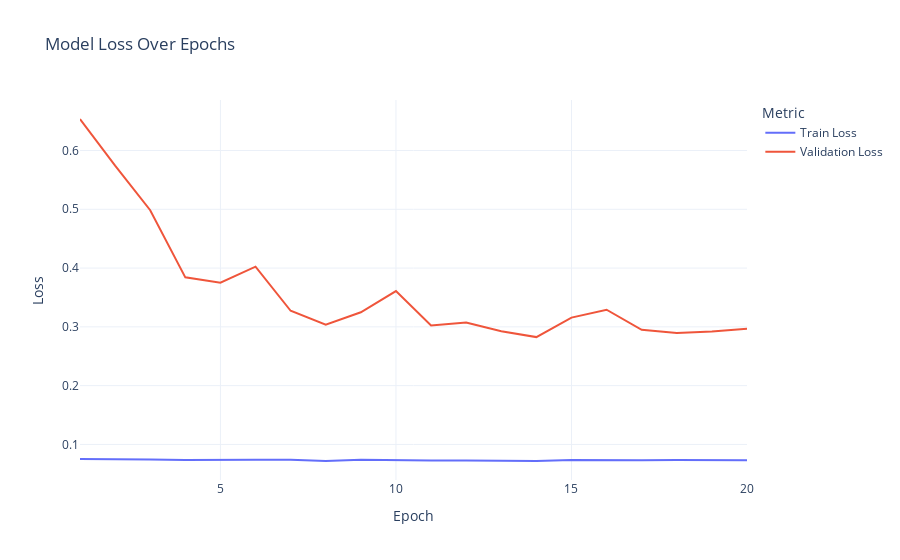

Source (notebook cell):
### Code cell
plot_loss(history)

### Figure 1 — Plotly figure (JSON) as saved in the notebook; plotly's stock layout.template omitted (floating-point values rounded to 4 significant figures)
{"data": [{"hovertemplate": "Metric=Train Loss<br>Epoch=%{x}<br>Loss=%{y}<extra></extra>", "legendgroup": "Train Loss", "line": {"color": "#636efa", "dash": "solid"}, "marker": {"symbol": "circle"}, "mode": "lines", "name": "Train Loss", "orientation": "v", "showlegend": true, "type": "scatter", "x": [1, 2, 3, 4, 5, 6, 7, 8, 9, 10, 11, 12, 13, 14, 15, 16, 17, 18, 19, 20], "xaxis": "x", "y": [0.07528, 0.07514, 0.07434, 0.07355, 0.0742, 0.07376, 0.074, 0.0719, 0.07377, 0.07385, 0.07269, 0.07273, 0.07259, 0.07177, 0.07344, 0.07273, 0.07297, 0.07368, 0.0735, 0.07293], "yaxis": "y"}, {"hovertemplate": "Metric=Validation Loss<br>Epoch=%{x}<br>Loss=%{y}<extra></extra>", "legendgroup": "Validation Loss", "line": {"color": "#EF553B", "dash": "solid"}, "marker": {"symbol": "circle"}, "mode": "lines", "name": "Validation Loss", "orientation": "v", "showlegend": true, "type": "scatter", "x": [1, 2, 3, 4, 5, 6, 7, 8, 9, 10, 11, 12, 13, 14, 15, 16, 17, 18, 19, 20], "xaxis": "x", "y": [0.6536, 0.5742, 0.4985, 0.3842, 0.3752, 0.4023, 0.3273, 0.3037, 0.3249, 0.3609, 0.3022, 0.3073, 0.2926, 0.2826, 0.3158, 0.3292, 0.295, 0.2897, 0.292, 0.2966], "yaxis": "y"}], "layout": {"hovermode": "x unified", "legend": {"title": {"text": "Metric"}, "tracegroupgap": 0}, "title": {"text": "Model Loss Over Epochs"}, "xaxis": {"anchor": "y", "domain": [0, 1], "title": {"text": "Epoch"}}, "yaxis": {"anchor": "x", "domain": [0, 1], "title": {"text": "Loss"}}}}
